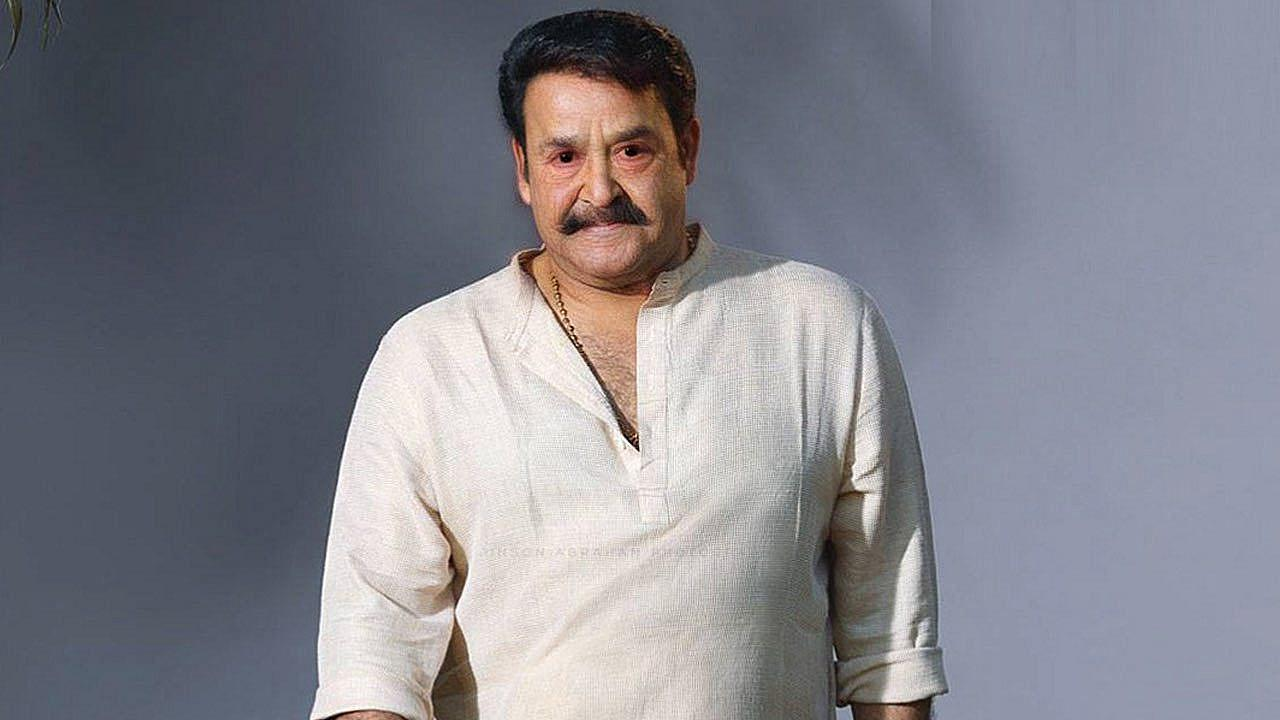
#> input picture Phase2/Deaging/images/aged_photo.jpg, 1280 x 720 px
$ python -i alignment.py   (imports and definitions only)   (older library calls are emulated)
#> lines starting #> are read from the running program, lines starting #| are printed output that depends on the picture
#> in load_image_safely, img is the input picture: PIL image 1280x720 RGB; mean R, G, B 130, 130.1, 138.9
import numpy as np
import PIL
import PIL.Image
import scipy
import scipy.ndimage
import dlib
import cv2

# Pillow>=10 removed ANTIALIAS/BILINEAR; keep backward compat
_Resampling = getattr(PIL.Image, "Resampling", PIL.Image)


# ============================================================
# SCREENSHOT NORMALIZATION PIPELINE
# ============================================================

def is_likely_screenshot(img_np):
    """
    Detect "screenshot-like" images using high-frequency noise detection.
    Screenshots often have exaggerated edges from sharpening and aliasing.

    :param img_np: numpy array (RGB or BGR)
    :return: bool - True if likely a screenshot
    """
    # Convert to grayscale if needed
    if len(img_np.shape) == 3:
        gray = cv2.cvtColor(img_np, cv2.COLOR_RGB2GRAY)
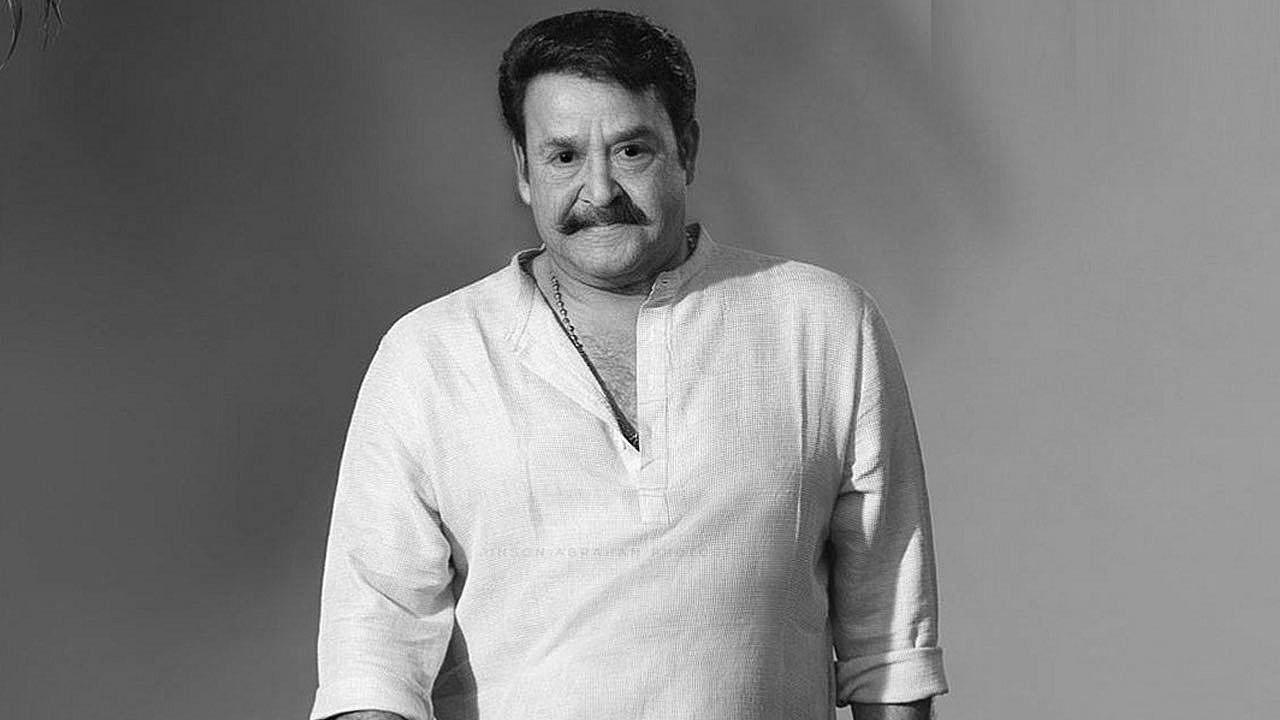
#> gray: shape (720, 1280); min 0, max 255, mean 131.2
    else:
        gray = img_np

    # High-frequency noise detection via Laplacian
    lap = cv2.Laplacian(gray, cv2.CV_32F)
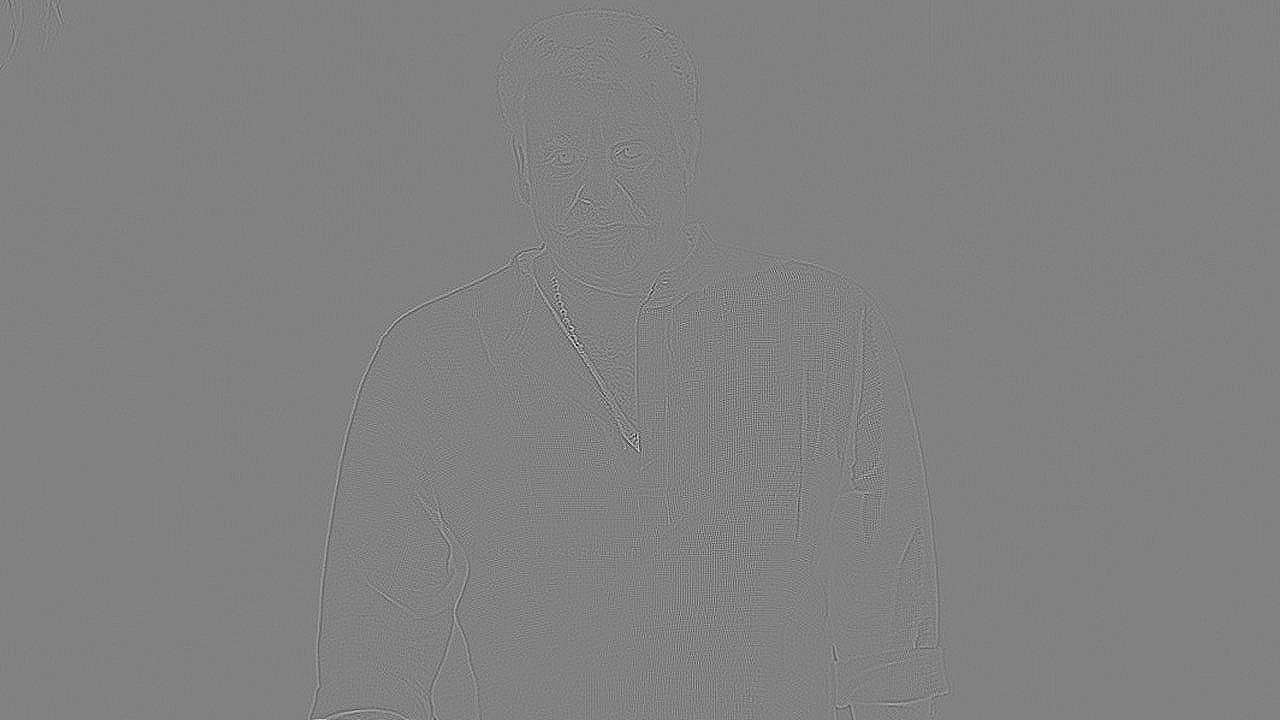
#> lap: shape (720, 1280) float32; min -338, max 329, mean 0; drawn with min black and max white
    hf_energy = np.mean(np.abs(lap))
#> hf_energy = 7.5

    # Screenshots often have exaggerated edges
    is_screenshot = hf_energy > 12.0
#> is_screenshot = False

    return is_screenshot


# [25 lines left out: function normalize_screenshot, not called in this run]


def load_image_safely(filepath):
    """
    Load image and normalize if it's a screenshot.
    This is the integration point for the normalization pipeline.

    :param filepath: str - path to image
    :return: PIL Image (normalized if screenshot)
    """
    img = PIL.Image.open(filepath).convert("RGB")
    img_np = np.array(img)

    if is_likely_screenshot(img_np):
        print("ℹ️  Screenshot detected — normalizing before face processing")
        img = normalize_screenshot(img)

    return img


# [148 lines left out: functions get_landmark, align_face, not called in this run]

>>> result = load_image_safely('../../../images/aged_photo.jpg')
